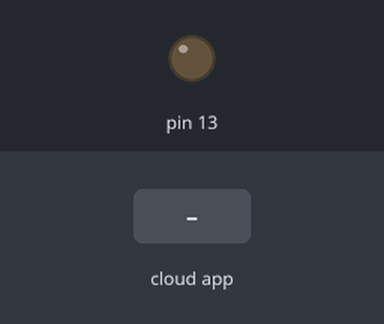
Simulated run of this sketch. Board: Arduino Uno, built with avr-gcc and run on an emulated ATmega328P. Parts: output pins drawn as LEDs (lit = HIGH). Inputs (shaded band) come from the test bench. The ROS host is connected and sends only what is stated.

Above: at 1.2 s.
1.3 s: the phone or cloud app sets LED to ON
At 1.6 s:
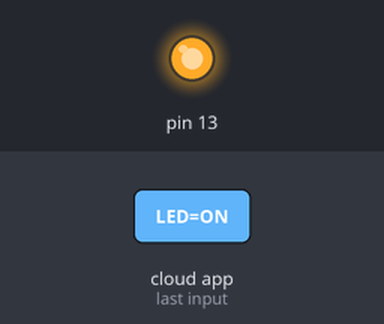
Timing chart, 0 to 4.3 s (numbered marks = the images above; inputs shaded):
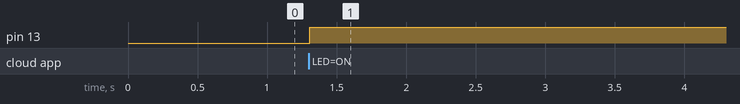

Measured:
- after the input at 1.3 s, pin 13: LOW → HIGH at once

The sketch:

ROS_node_that_controls_the_LED.ino
```cpp
#include <ros.h>
#include <std_msgs/String.h>
#include <std_msgs/Int32.h>

ros::NodeHandle nh;

//this function controls the LED
void messageCb(const std_msgs::String &msg)
{
//  nh.logwarn(msg.data);

  String state = String(msg.data);

  //blink the LED
  if(state == "ON")
  {
    digitalWrite(13, HIGH-digitalRead(13));
  }
  //turn off the LED
  else
  {
    digitalWrite(13, LOW-digitalRead(13));
  }
}

ros::Subscriber<std_msgs::String> sub("LED", messageCb);

// put your setup code here, to run once:
void setup()
{
  pinMode(13, OUTPUT);
  nh.initNode();
  nh.subscribe(sub);
}

// put your main code here, to run repeatedly:
void loop()
{
  nh.spinOnce();
  delay(10);
}
```
